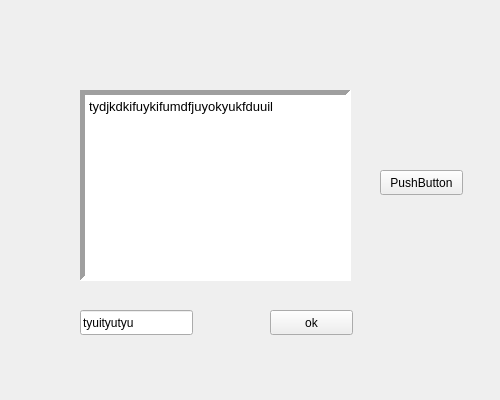
<?xml version="1.0" encoding="UTF-8"?>
<ui version="4.0">
 <class>Form</class>
 <widget class="QWidget" name="Form">
  <property name="geometry">
   <rect>
    <x>0</x>
    <y>0</y>
    <width>500</width>
    <height>400</height>
   </rect>
  </property>
  <property name="sizePolicy">
   <sizepolicy hsizetype="Expanding" vsizetype="Expanding">
    <horstretch>0</horstretch>
    <verstretch>0</verstretch>
   </sizepolicy>
  </property>
  <property name="minimumSize">
   <size>
    <width>500</width>
    <height>400</height>
   </size>
  </property>
  <property name="maximumSize">
   <size>
    <width>600</width>
    <height>500</height>
   </size>
  </property>
  <property name="windowTitle">
   <string notr="true">TESTFORM</string>
  </property>
  <widget class="QTextEdit" name="textEdit">
   <property name="geometry">
    <rect>
     <x>80</x>
     <y>90</y>
     <width>271</width>
     <height>191</height>
    </rect>
   </property>
   <property name="frameShape">
    <enum>QFrame::Panel</enum>
   </property>
   <property name="frameShadow">
    <enum>QFrame::Sunken</enum>
   </property>
   <property name="lineWidth">
    <number>5</number>
   </property>
   <property name="html">
    <string>&lt;!DOCTYPE HTML PUBLIC &quot;-//W3C//DTD HTML 4.0//EN&quot; &quot;http://www.w3.org/TR/REC-html40/strict.dtd&quot;&gt;
&lt;html&gt;&lt;head&gt;&lt;meta name=&quot;qrichtext&quot; content=&quot;1&quot; /&gt;&lt;style type=&quot;text/css&quot;&gt;
p, li { white-space: pre-wrap; }
&lt;/style&gt;&lt;/head&gt;&lt;body style=&quot; font-family:'Sans'; font-size:10pt; font-weight:400; font-style:normal;&quot;&gt;
&lt;p style=&quot; margin-top:0px; margin-bottom:0px; margin-left:0px; margin-right:0px; -qt-block-indent:0; text-indent:0px;&quot;&gt;tydjkdkifuykifumdfjuyokyukfduuil&lt;/p&gt;&lt;/body&gt;&lt;/html&gt;</string>
   </property>
   <property name="placeholderText">
    <string extracomment="gfdfdfhsdhghs"/>
   </property>
  </widget>
  <widget class="QLineEdit" name="lineEdit">
   <property name="geometry">
    <rect>
     <x>80</x>
     <y>310</y>
     <width>113</width>
     <height>25</height>
    </rect>
   </property>
   <property name="text">
    <string>tyuityutyu</string>
   </property>
  </widget>
  <widget class="QPushButton" name="pushButton">
   <property name="geometry">
    <rect>
     <x>380</x>
     <y>170</y>
     <width>83</width>
     <height>25</height>
    </rect>
   </property>
   <property name="text">
    <string>PushButton</string>
   </property>
  </widget>
  <widget class="QPushButton" name="pb2">
   <property name="geometry">
    <rect>
     <x>270</x>
     <y>310</y>
     <width>83</width>
     <height>25</height>
    </rect>
   </property>
   <property name="text">
    <string>ok</string>
   </property>
  </widget>
 </widget>
 <resources/>
 <connections>
  <connection>
   <sender>pushButton</sender>
   <signal>clicked()</signal>
   <receiver>Form</receiver>
   <slot>showNormal()</slot>
   <hints>
    <hint type="sourcelabel">
     <x>421</x>
     <y>182</y>
    </hint>
    <hint type="destinationlabel">
     <x>249</x>
     <y>199</y>
    </hint>
   </hints>
  </connection>
  <connection>
   <sender>pb2</sender>
   <signal>clicked()</signal>
   <receiver>Form</receiver>
   <slot>close()</slot>
   <hints>
    <hint type="sourcelabel">
     <x>311</x>
     <y>322</y>
    </hint>
    <hint type="destinationlabel">
     <x>249</x>
     <y>199</y>
    </hint>
   </hints>
  </connection>
 </connections>
</ui>
